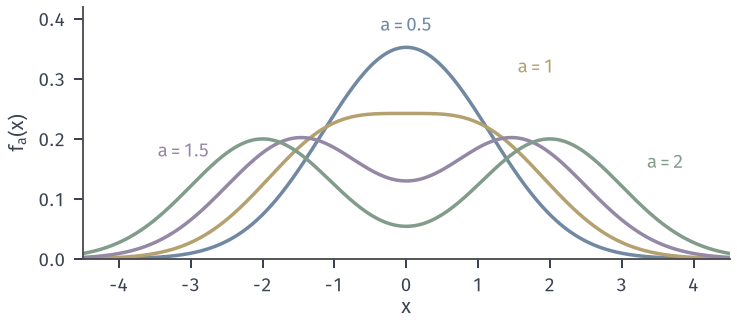

Python code for this plot:
"""Equal-weight mixture 0.5N(-a,1)+0.5N(a,1), a in {0.5,1,1.5,2}; f_a(0)=(a^2-1)phi(a)."""
from pathlib import Path
import sys
HERE = Path(__file__).resolve().parent
sys.path.insert(0, str(HERE.parent/"dfam-common"))
from common import *

x = np.linspace(-4.5, 4.5, 900)
fig, ax = figure(width_mm=104, height_mm=46)
rec = {}
for a_, c in [(0.5, BLUE), (1.0, YELLOW), (1.5, PURPLE), (2.0, GREEN)]:
    f = 0.5*phi(x+a_)+0.5*phi(x-a_)
    ax.plot(x, f, color=c, lw=1.4)
    rec[a_] = {'f0': float(0.5*phi(a_)*2), 'curv0': float((a_*a_-1)*phi(a_))}
ax.text(0, 0.372, r'$a=0.5$', color=BLUE, fontsize=7.5, ha='center', va='bottom')
ax.text(1.55, 0.31, r'$a=1$', color=YELLOW, fontsize=7.5)
ax.text(-3.1, 0.17, r'$a=1.5$', color=PURPLE, fontsize=7.5, ha='center')
ax.text(3.35, 0.15, r'$a=2$', color=GREEN, fontsize=7.5)
ax.set_xlim(-4.5, 4.5); ax.set_ylim(0, 0.42); ax.set_xlabel('$x$', labelpad=1); ax.set_ylabel('$f_a(x)$')
save(fig, HERE, 'figure', {'a_values': rec})
